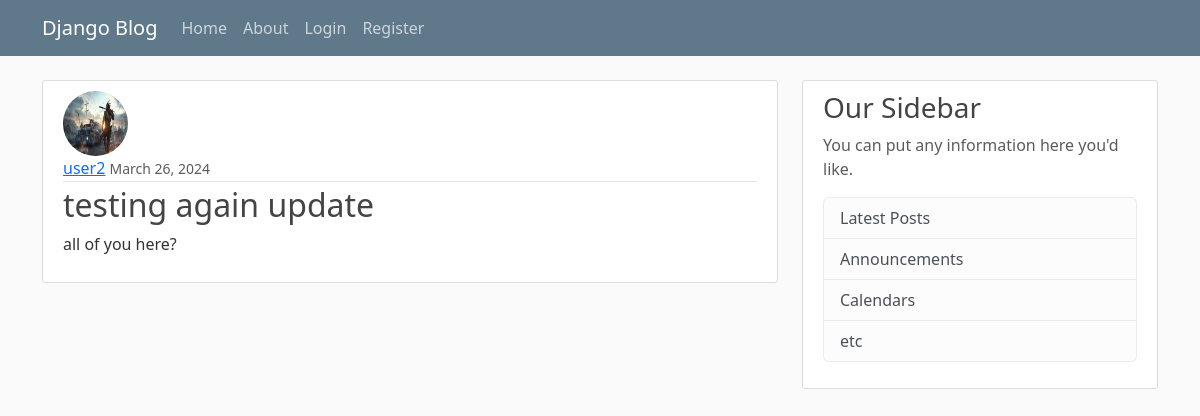
The page /post/13/ on the database as committed earlier.
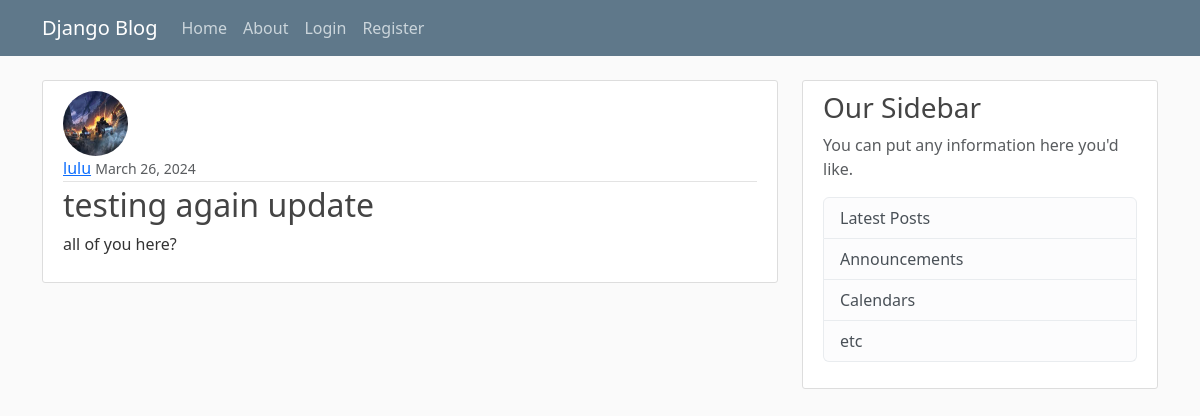
The same page on the database as committed later.
### blogApp/models.py (models this page shows, shortened)
class Post(models.Model):
    title = models.CharField(max_length=100)
    content = models.TextField()
    date_posted = models.DateTimeField(default=timezone.now)
    author = models.ForeignKey(User, on_delete=models.CASCADE)

### users/models.py (models this page shows, shortened)
class Profile(models.Model):
    user = models.OneToOneField(User, on_delete=models.CASCADE)
    image = models.ImageField(default='default.png', upload_to='profile_pics')

### blogApp/views.py (the view)
# urls.py: path('post/<int:pk>/', PostDetailView.as_view(), name='post-detail'),
class PostDetailView(DetailView):
    model = Post

### blogApp/templates/blogApp/post_detail.html (shortened to what this page needs)
{% extends "base.html"%}
{% block content %}
    <article class="media content-section">
        <img src="{{ object.author.profile.image.url }}" alt="author image" class="rounded-circle article-img" >
        <div class="media-body">
            <div class="article-metadata">
                <a class="mr-2" href="{% url 'user-posts' object.author.username %}">{{ post.author }}</a>
                <small class="text-muted">{{ object.date_posted|date:"F d, Y" }}</small>
            </div>
            <h2 class="article-title">{{ object.title }}</h2>
            <p class="article-content">{{ object.content }}</p>
        </div>
    </article>
{% endblock content %}

Rows that differ between the two databases and show on the page:
changed through a linked row, Post "testing again update": author.profile.image: a different picture; author "user2" → "lulu"
